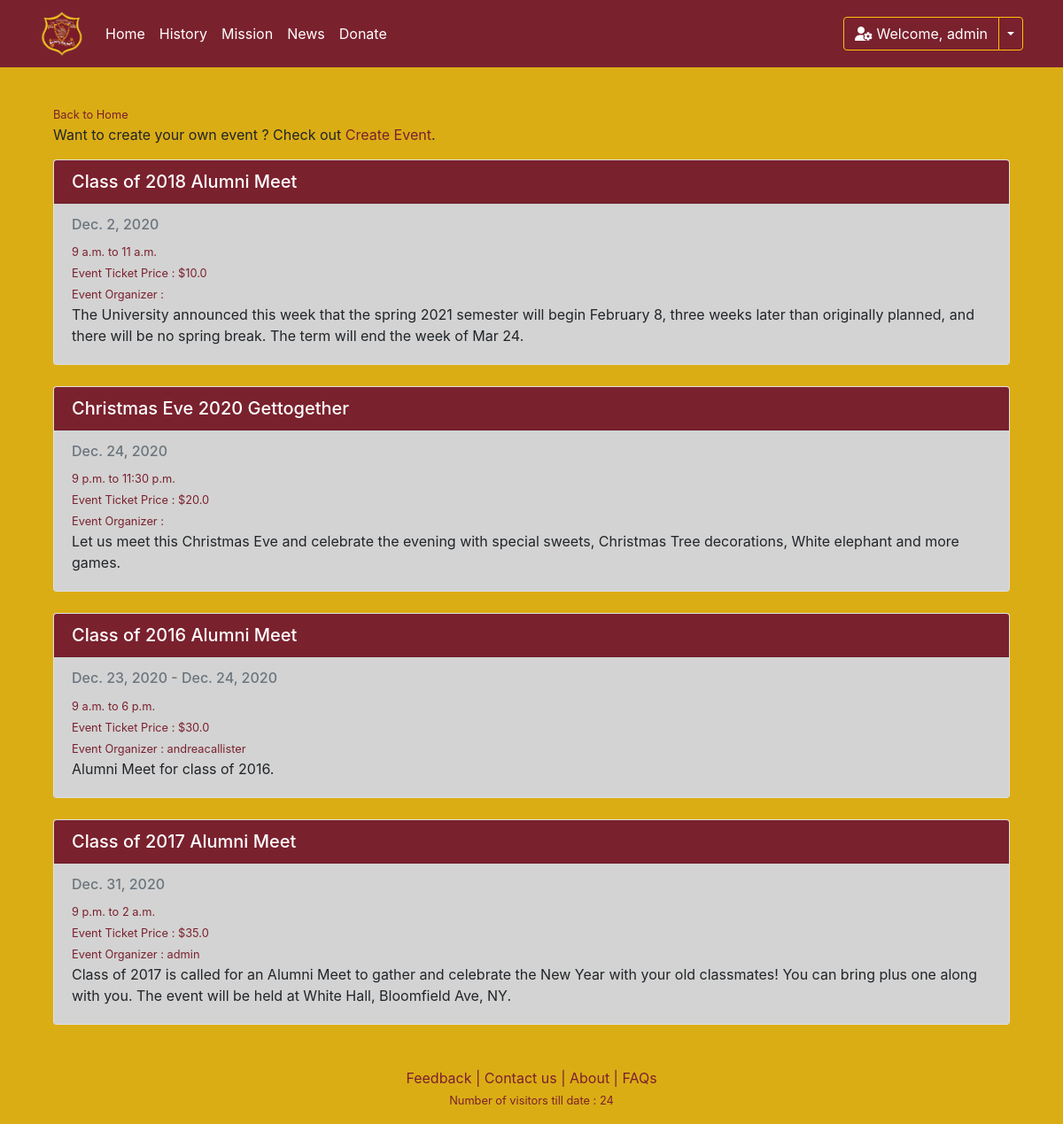
/alleventslist/ (signed in), run on the app's committed database.
### Maggotty/models.py (models this page shows, shortened)
class Event(models.Model):
    eventName = models.CharField("Event Name", max_length=255, blank=False)
    eventDesc = models.TextField("Event Description", max_length=1024, blank=True, null=True)
    fromDate = models.DateField(blank=False)
    toDate = models.DateField(blank=False)
    startTime = models.TimeField()
    endTime = models.TimeField()
    ticket = models.FloatField("Ticket Price", null=True)
    isApproved = models.BooleanField("Is Approved", default=False)
    createdBy = models.CharField("Created By", max_length=255, editable=False)

### Maggotty/views.py (the view)
# urls.py: path("alleventslist/", views.alleventslist, name="alleventslist"),
def alleventslist(request):
    today = date.today().strftime('%Y-%m-%d')
    allEvents = Event.objects.filter(fromDate__range=["2010-01-01", today])
    return render(request, "Maggotty/alleventslist.html", {"allEvents": allEvents})

### Maggotty/context_processors.py (called while the page is built)
def get_current_cart_to_context(request):
    current_user = request.user
    cart_items = 0
    cart_items = Order.objects.filter(username=current_user.username,ifPaid=False).count()
    no_of_visitors = User.objects.all().count()
    return {
        'CART_COUNT' : cart_items,
        'VISITORS' : no_of_visitors
    }

### Maggotty/templates/Maggotty/alleventslist.html (shortened to what this page needs)
{% extends "Maggotty/layout.html" %}
{% block content %}
<div class="container-fluid">
    <div class="row row-content">
        <div class="col col-sm order-sm-first col-md">
          <small><a href="{% url 'home' %}" class="redLink">Back to Home</a></small>
          <br/>
            <p>
                Want to create your own event ? Check out <a class="redLink" href="{% url 'createevent' %}">Create Event</a>.
            </p>
        </div>
    </div>
    {% for record in allEvents %}
    <div class="card">
        <h5 class="card-header text-white" style="background-color: #7a212e;">{{record.eventName}}</h5>
        <div class="card-body" style="background-color:lightgray;">
          {% if record.fromDate == record.toDate %}
            <h6 class="card-subtitle mb-2 text-muted">{{record.fromDate}}</h6>
          {% else %}
            <h6 class="card-subtitle mb-2 text-muted">{{record.fromDate}} - {{record.toDate}}</h6>
          {% endif %}
          <small class="redLink">{{record.startTime}} to {{record.endTime}}</small><br/>
          <small class="redLink">Event Ticket Price : ${{record.ticket}}</small><br/>
          <small class="redLink">Event Organizer : {{record.createdBy}}</small>
          <p class="card-text">{{record.eventDesc}}</p>
        </div>
      </div>
    <br/>
    {% endfor %}
</div>
{% endblock %}

### Maggotty/templates/Maggotty/layout.html (shortened to what this page needs)
<!DOCTYPE html>
<html>
<head>
    {% load static %}
    <link rel="stylesheet" type="text/css" href="{% static 'Maggotty/style.css' %}">
    <link rel="stylesheet" href="https://stackpath.bootstrapcdn.com/bootstrap/4.5.2/css/bootstrap.min.css">
    <link rel="stylesheet" href="https://stackpath.bootstrapcdn.com/font-awesome/4.7.0/css/font-awesome.min.css">
    <link rel="stylesheet" href="https://cdnjs.cloudflare.com/ajax/libs/tempusdominus-bootstrap-4/5.39.0/css/tempusdominus-bootstrap-4.min.css" />
</head>
<body class="bgPage">
    <nav class="navbar navbar-expand-md navbar-dark mb-3">
        <div class="container">
            <a class="navbar-brand" href="#">
                <img src="{% static 'Maggotty/MHLogo_tran.png' %}" height="50">
              </a>
            <div class="collapse navbar-collapse" id="navbarCollapse">
                <div class="navbar-nav">
                    <a href="{% url 'home' %}" class="nav-item nav-link active">Home</a>
                    <a href="{% url 'history' %}" class="nav-item nav-link active" >History</a>
                    <a href="{% url 'mission' %}" class="nav-item nav-link active">Mission</a>
                    <a href="{% url 'news' %}" class="nav-item nav-link active">News</a>
                    <a href="{% url 'donate' %}" class="nav-item nav-link active">Donate</a>
                </div>
                <div class="navbar-nav ml-auto">
                    {% if user.is_authenticated %}
                    <div class="btn-group">
                        <button type="button" class="btn btn-warning"><i class='fas fa-user-cog user-icon'></i> Welcome, {{ user.username }}</button>
                        <button type="button" class="btn btn-warning dropdown-toggle dropdown-toggle-split" data-toggle="dropdown" aria-haspopup="true" aria-expanded="false">
                        </button>
                      </div>
                    {% else %}
                        <a href="{% url 'register'%}" class="nav-item nav-link" style="color:white">Register</a>
                        <a href="{% url 'login'%}" class="nav-item nav-link" style="color:white">Login</a>
                    {% endif %}
                </div>
            </div>
        </div>
    </nav>
    <div class="container">
        <div class="row">
            <div class="col-md-12">
                  <br/>
                  {% block content %}
                  {% endblock %}
            </div>
        </div>
    </div>
    <footer style="padding-top: 2%;">
        <div class="row">
            <p>
                <div class="col-md-12 text-md-center col-s-3">
                    <a href="{% url 'feedback' %}" class="redLink" href="./feedback.html" >Feedback</a>
                    <span class="redLink">|</span>
                    <a href="{% url 'contact' %}" class="redLink">Contact us</a>
                    <span class="redLink">|</span>
                    <a href="{% url 'about' %}" class="redLink">About</a>
                    <span class="redLink">|</span>
                    <a href="{% url 'faq' %}" class="redLink">FAQs</a>
                </div>
            </p>
        </div>
        <div class="row">
            <div class="col-md-12 text-md-center text-muted">
              <p><small class="redLink">Number of visitors till date : {{ VISITORS }}</small></p>
            </div>
        </div>
    </footer>
</body>
</html>

### Maggotty/static/Maggotty/style.css (style rules this page uses)
.navbar { background: #7a212e; }
.btn { background-color: #7a212e !important; color:white !important; }
.redLink { color:#7a212e !important; }
.bgPage { background-color: #daaa0cf5; }

### data on the page
Event: eventName "Class of 2018 Alumni Meet", fromDate "Dec. 2, 2020", startTime "9 a.m.", endTime "11 a.m.", ticket "10.0", eventDesc "The University announced this week that the spring 2021 semester will begin February 8, three weeks later than originally planned, and there will be no spring break. The term will end the week of Mar 24."
Event: eventName "Christmas Eve 2020 Gettogether", fromDate "Dec. 24, 2020", startTime "9 p.m.", endTime "11:30 p.m.", ticket "20.0", eventDesc "Let us meet this Christmas Eve and celebrate the evening with special sweets, Christmas Tree decorations, White elephant and more games."
Event: eventName "Class of 2016 Alumni Meet", fromDate "Dec. 23, 2020", toDate "Dec. 24, 2020", startTime "9 a.m.", endTime "6 p.m.", ticket "30.0", createdBy "andreacallister", eventDesc "Alumni Meet for class of 2016."
Event: eventName "Class of 2017 Alumni Meet", fromDate "Dec. 31, 2020", startTime "9 p.m.", endTime "2 a.m.", ticket "35.0", createdBy "admin", eventDesc "Class of 2017 is called for an Alumni Meet to gather and celebrate the New Year with your old classmates! You can bring plus one along with you. The event will be held at White Hall, Bloomfield Ave, NY."

### other printed values
{{ user.username }} "admin"
{{ VISITORS }} "24"
